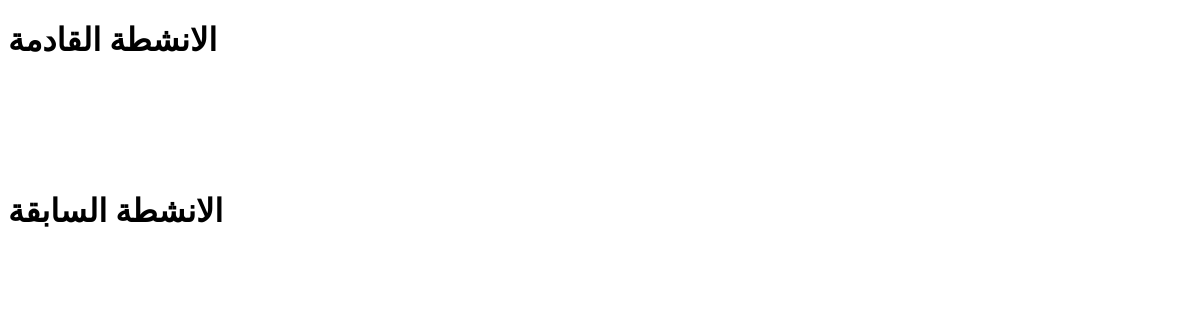
/events/list/, run on an earlier commit of the app's database.
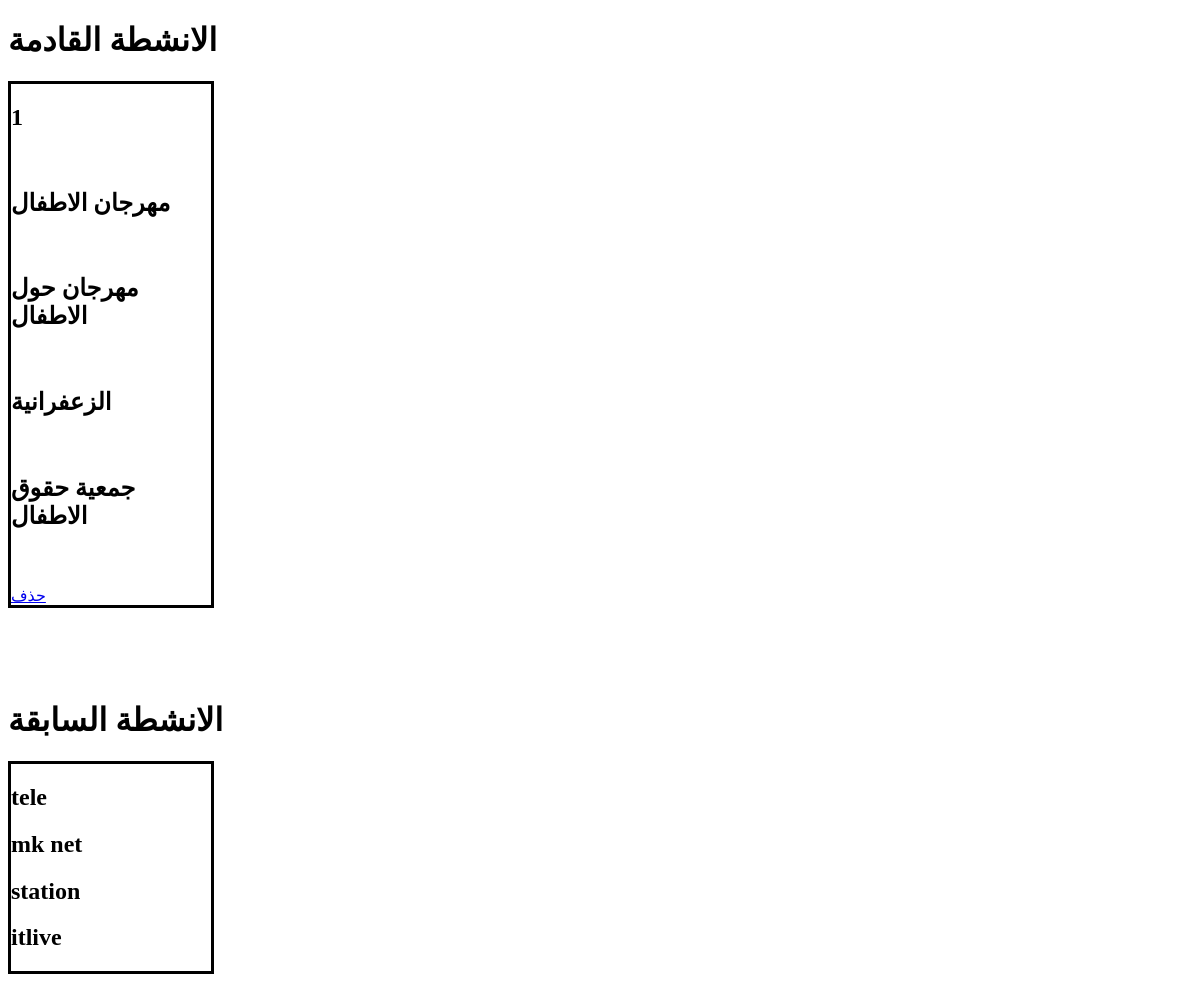
And on a later commit of the database.
### events/models.py (models this page shows, shortened)
class Evnts(models.Model):
    title= models.CharField(max_length=300)
    details= models.CharField(max_length=850)
    address= models.CharField(max_length=300)
    source= models.CharField(max_length=500)
    dates= models.DateField()
    username= models.CharField(max_length=250)
    disabled = models.BooleanField(default=False)

### events/views.py (the view)
def viewEvents(request):
    yesterday = date.today() - timedelta(hours=25)
    nextyear = date.today() + timedelta(hours=7200)
    lastyear = date.today() - timedelta(hours=7200)
    lis =Evnts.objects.filter(dates__range=(date.today(),nextyear), disabled= False)
    missed = Evnts.objects.filter(dates__range=(lastyear,yesterday),disabled= False)
    return render(request, 'viewevents.html',{'list':lis, 'missed':missed})

### events/templates/viewevents.html (shortened to what this page needs)
<!DOCTYPE html>
<html lang="en">
<head>
</head>
<body>
  <h1>الانشطة القادمة</h1>
{% for i in list %}
<div style="border: solid 3px ; width: 200px;display: inline-block; ">
  <h2>{{i.id|safe}}</h2><br>
<h2>{{i.title|safe}}</h2><br>
<h2>{{i.details|safe}}</h2><br>
<h2>{{i.address|safe}}</h2><br>
<h2>{{i.source|safe}}</h2><br>
<br>
<a href="{{i.id|safe}}">حذف </a>
</div>
{% endfor %}
<br><br><br><br><br>
<h1>الانشطة السابقة</h1>
{% for i in missed %}
<div style="border: solid 3px ; width: 200px;display: inline-block; ">
<h2>{{i.title|safe}}</h2>
<h2>{{i.details|safe}}</h2>
<h2>{{i.address|safe}}</h2>
<h2>{{i.source|safe}}</h2>
</div>
{% endfor %}
</body>
</html>

What changed in the data, as far as the page shows it:
added Evnts: id "1", title "مهرجان الاطفال", details "مهرجان حول الاطفال", address "الزعفرانية", source "جمعية حقوق الاطفال", shown under "الانشطة القادمة"
added Evnts: title "tele", details "mk net", address "station", source "itlive", shown under "الانشطة السابقة"
